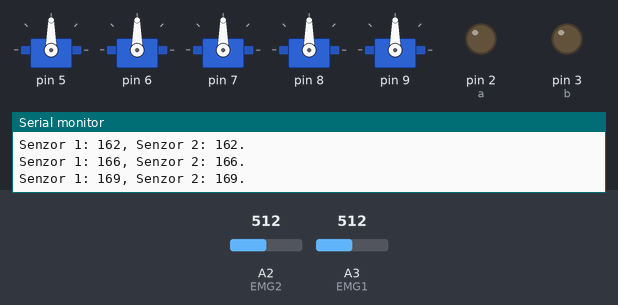
This sketch was run on a simulated Arduino Uno, built with avr-gcc and run on an emulated ATmega328P. On the bench: 5 × servo, output pins drawn as LEDs (lit = HIGH), the last lines printed to the serial monitor. Inputs (shaded band) come from the test bench; at power-on: A2 (EMG2) = 512, A3 (EMG1) = 512.

Above: at 1.2 s.
1.3 s: A2 (EMG2) set to 448
4.3 s: A2 (EMG2) set to 431
At 5.4 s:
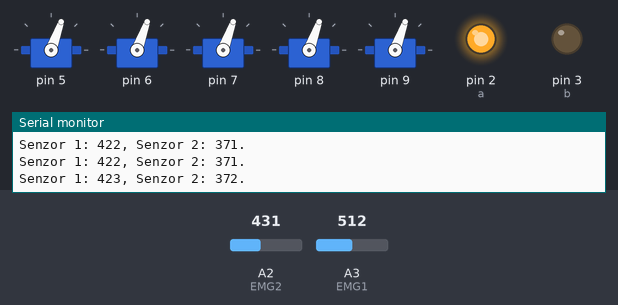
7.3 s: A3 (EMG1) set to 306
At 8.3 s:
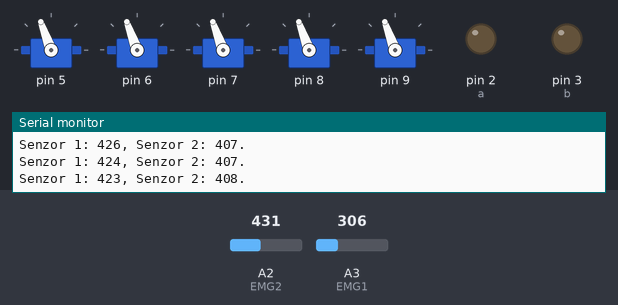
10.3 s: A3 (EMG1) set to 372
At 12.3 s:
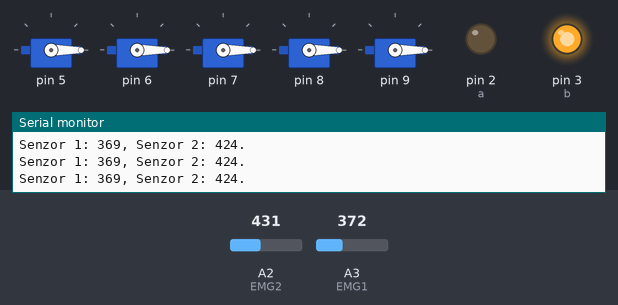
13.3 s: A3 (EMG1) set to 382
14.8 s: A3 (EMG1) set to 1023
At 16.47 s:
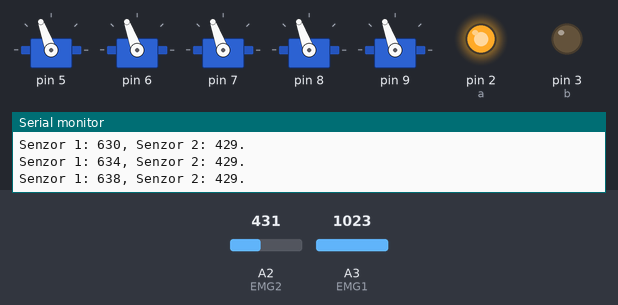
Timing chart, 0 to 18.8 s (numbered marks = the images above; inputs shaded):
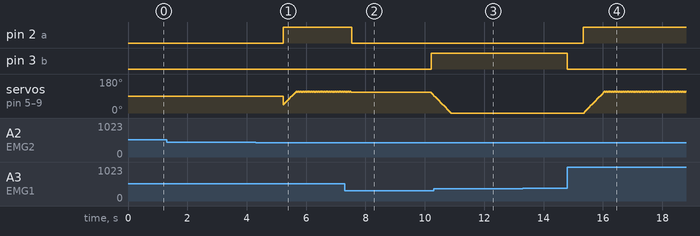

Measured:
- the behaviour switches between 432 and 431 on A2 (EMG2) (found by bisection; images 0 and 1)
- after the input at 7.3 s, pin 2 (a): HIGH → LOW after 0.23 s; pin 3 (b): LOW → HIGH after 2.9 s

The sketch:

BionicHand_v1.ino
```cpp
#include <Servo.h>

int EMG1 = A3;
int EMG2 = A2;

int a=2;
int b=3;

int deget1=5;
int deget2=6;
int deget3=7;
int deget4=8;
int deget5=9;

Servo motor[6];

int MOTOR_PIN[6];
int pos[6];

int senzor1;
int senzor2;

float lp_alpha1 = 0.01;
float lp_out1 = 0;

float lp_alpha2 = 0.01;
float lp_out2 = 0;

void setup() {
  pinMode(a, OUTPUT);
  pinMode(b, OUTPUT);
  digitalWrite(a,LOW);
  digitalWrite(b,LOW);
  for(int i=1;i<6;i++){
    pos[i] = 40;
    MOTOR_PIN[i]=i+4;
    motor[i].attach(MOTOR_PIN[i]);
  }
  Serial.begin(9600);
}

float low_pass1(float x) {
  lp_out1 = lp_out1 + lp_alpha1 * (x - lp_out1);
  return lp_out1;
}

float low_pass2(float x) {
  lp_out2 = lp_out2 + lp_alpha2 * (x - lp_out2);
  return lp_out2;
}

void loop() {
  senzor1 = low_pass1(analogRead(EMG1));
  senzor2 = low_pass2(analogRead(EMG2));
  if(senzor1-senzor2>50){
    digitalWrite(a,HIGH);
    digitalWrite(b,LOW);
    for(int i=1;i<6;i++){
      if(pos[i] > 110) pos[i] = 110;
      else pos[i]+=5;
      motor[i].write(pos[i]);
    }
  }
  else if(senzor2-senzor1>50){
    for(int i=1;i<6;i++){
      if(pos[i] < 0) pos[i] = 0;
      else pos[i]-=5;
      motor[i].write(pos[i]);
    }
    digitalWrite(b,HIGH);
    digitalWrite(a,LOW);
  }
  else{
    digitalWrite(a,LOW);
    digitalWrite(b,LOW);
  }
  Serial.print("Senzor 1: ");
  Serial.print(senzor1);
  Serial.print(", Senzor 2: ");
  Serial.print(senzor2);
  Serial.print(".\n");

}
```
